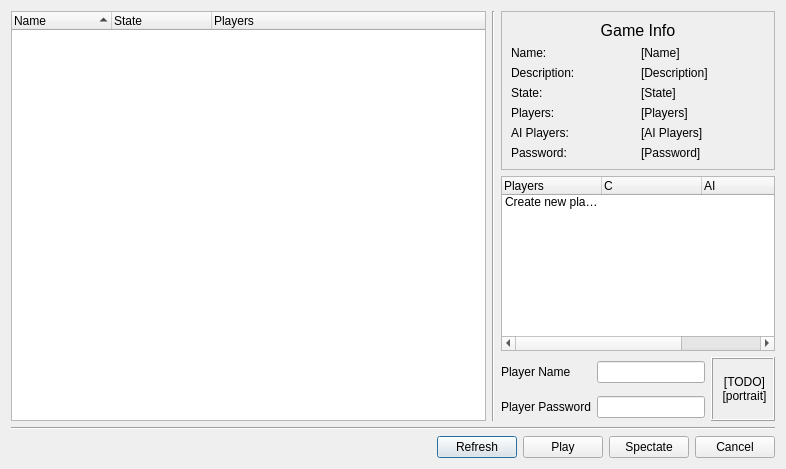
<ui version="4.0" >
 <class>JoinGameDialog</class>
 <widget class="QDialog" name="JoinGameDialog" >
  <property name="geometry" >
   <rect>
    <x>0</x>
    <y>0</y>
    <width>786</width>
    <height>469</height>
   </rect>
  </property>
  <property name="sizePolicy" >
   <sizepolicy vsizetype="Fixed" hsizetype="Fixed" >
    <horstretch>0</horstretch>
    <verstretch>0</verstretch>
   </sizepolicy>
  </property>
  <property name="windowTitle" >
   <string>Join Game</string>
  </property>
  <layout class="QVBoxLayout" name="verticalLayout_2" >
   <item>
    <layout class="QHBoxLayout" name="horizontalLayout_2" >
     <item>
      <widget class="QTreeWidget" name="gameListView" >
       <property name="focusPolicy" >
        <enum>Qt::NoFocus</enum>
       </property>
       <property name="autoScroll" >
        <bool>true</bool>
       </property>
       <property name="alternatingRowColors" >
        <bool>true</bool>
       </property>
       <property name="indentation" >
        <number>15</number>
       </property>
       <property name="rootIsDecorated" >
        <bool>false</bool>
       </property>
       <property name="itemsExpandable" >
        <bool>false</bool>
       </property>
       <property name="sortingEnabled" >
        <bool>true</bool>
       </property>
       <property name="animated" >
        <bool>true</bool>
       </property>
       <property name="allColumnsShowFocus" >
        <bool>false</bool>
       </property>
       <column>
        <property name="text" >
         <string>Name</string>
        </property>
       </column>
       <column>
        <property name="text" >
         <string>State</string>
        </property>
       </column>
       <column>
        <property name="text" >
         <string>Players</string>
        </property>
       </column>
       <column>
        <property name="text" >
         <string/>
        </property>
       </column>
      </widget>
     </item>
     <item>
      <widget class="Line" name="line_2" >
       <property name="orientation" >
        <enum>Qt::Vertical</enum>
       </property>
      </widget>
     </item>
     <item>
      <layout class="QVBoxLayout" name="verticalLayout" >
       <item>
        <widget class="QFrame" name="frame" >
         <property name="frameShape" >
          <enum>QFrame::StyledPanel</enum>
         </property>
         <property name="frameShadow" >
          <enum>QFrame::Raised</enum>
         </property>
         <layout class="QGridLayout" name="gridLayout_2" >
          <item row="0" column="0" colspan="2" >
           <widget class="QLabel" name="label_12" >
            <property name="font" >
             <font>
              <pointsize>12</pointsize>
             </font>
            </property>
            <property name="text" >
             <string>Game Info</string>
            </property>
            <property name="alignment" >
             <set>Qt::AlignCenter</set>
            </property>
           </widget>
          </item>
          <item row="1" column="0" >
           <widget class="QLabel" name="label_13" >
            <property name="text" >
             <string>Name:</string>
            </property>
           </widget>
          </item>
          <item row="1" column="1" >
           <widget class="QLabel" name="labelName" >
            <property name="text" >
             <string>[Name]</string>
            </property>
           </widget>
          </item>
          <item row="2" column="0" >
           <widget class="QLabel" name="label_14" >
            <property name="text" >
             <string>Description:</string>
            </property>
           </widget>
          </item>
          <item row="2" column="1" >
           <widget class="QLabel" name="labelDescription" >
            <property name="text" >
             <string>[Description]</string>
            </property>
           </widget>
          </item>
          <item row="3" column="0" >
           <widget class="QLabel" name="label_15" >
            <property name="text" >
             <string>State:</string>
            </property>
           </widget>
          </item>
          <item row="3" column="1" >
           <widget class="QLabel" name="labelState" >
            <property name="text" >
             <string>[State]</string>
            </property>
           </widget>
          </item>
          <item row="4" column="0" >
           <widget class="QLabel" name="label_16" >
            <property name="text" >
             <string>Players:</string>
            </property>
           </widget>
          </item>
          <item row="4" column="1" >
           <widget class="QLabel" name="labelPlayers" >
            <property name="text" >
             <string>[Players]</string>
            </property>
           </widget>
          </item>
          <item row="5" column="0" >
           <widget class="QLabel" name="label_18" >
            <property name="text" >
             <string>AI Players:</string>
            </property>
           </widget>
          </item>
          <item row="5" column="1" >
           <widget class="QLabel" name="labelAIPlayers" >
            <property name="text" >
             <string>[AI Players]</string>
            </property>
           </widget>
          </item>
          <item row="6" column="0" >
           <widget class="QLabel" name="label_17" >
            <property name="text" >
             <string>Password:</string>
            </property>
           </widget>
          </item>
          <item row="6" column="1" >
           <widget class="QLabel" name="labelPassword" >
            <property name="text" >
             <string>[Password]</string>
            </property>
           </widget>
          </item>
         </layout>
        </widget>
       </item>
       <item>
        <widget class="QTreeWidget" name="playerListView" >
         <property name="sizePolicy" >
          <sizepolicy vsizetype="Expanding" hsizetype="Preferred" >
           <horstretch>0</horstretch>
           <verstretch>0</verstretch>
          </sizepolicy>
         </property>
         <property name="focusPolicy" >
          <enum>Qt::NoFocus</enum>
         </property>
         <property name="editTriggers" >
          <set>QAbstractItemView::EditKeyPressed</set>
         </property>
         <property name="alternatingRowColors" >
          <bool>true</bool>
         </property>
         <property name="selectionMode" >
          <enum>QAbstractItemView::NoSelection</enum>
         </property>
         <property name="indentation" >
          <number>15</number>
         </property>
         <property name="rootIsDecorated" >
          <bool>false</bool>
         </property>
         <property name="uniformRowHeights" >
          <bool>true</bool>
         </property>
         <property name="itemsExpandable" >
          <bool>false</bool>
         </property>
         <property name="sortingEnabled" >
          <bool>false</bool>
         </property>
         <property name="animated" >
          <bool>false</bool>
         </property>
         <property name="allColumnsShowFocus" >
          <bool>false</bool>
         </property>
         <property name="headerHidden" >
          <bool>false</bool>
         </property>
         <property name="expandsOnDoubleClick" >
          <bool>true</bool>
         </property>
         <column>
          <property name="text" >
           <string>Players</string>
          </property>
         </column>
         <column>
          <property name="text" >
           <string>C</string>
          </property>
         </column>
         <column>
          <property name="text" >
           <string>AI</string>
          </property>
         </column>
         <column>
          <property name="text" >
           <string>+</string>
          </property>
         </column>
         <item>
          <property name="text" >
           <string>Create new player</string>
          </property>
          <property name="text" >
           <string/>
          </property>
          <property name="text" >
           <string/>
          </property>
          <property name="text" >
           <string/>
          </property>
         </item>
        </widget>
       </item>
       <item>
        <layout class="QGridLayout" name="gridLayout" >
         <item row="0" column="0" >
          <widget class="QLabel" name="label_7" >
           <property name="sizePolicy" >
            <sizepolicy vsizetype="Preferred" hsizetype="Preferred" >
             <horstretch>0</horstretch>
             <verstretch>0</verstretch>
            </sizepolicy>
           </property>
           <property name="text" >
            <string>Player Name</string>
           </property>
           <property name="buddy" >
            <cstring>lineEditPlayerName</cstring>
           </property>
          </widget>
         </item>
         <item row="0" column="1" >
          <widget class="QLineEdit" name="lineEditPlayerName" >
           <property name="sizePolicy" >
            <sizepolicy vsizetype="Fixed" hsizetype="Preferred" >
             <horstretch>0</horstretch>
             <verstretch>0</verstretch>
            </sizepolicy>
           </property>
          </widget>
         </item>
         <item rowspan="2" row="0" column="2" >
          <widget class="QLabel" name="label_10" >
           <property name="minimumSize" >
            <size>
             <width>64</width>
             <height>64</height>
            </size>
           </property>
           <property name="maximumSize" >
            <size>
             <width>64</width>
             <height>64</height>
            </size>
           </property>
           <property name="frameShape" >
            <enum>QFrame::Box</enum>
           </property>
           <property name="frameShadow" >
            <enum>QFrame::Raised</enum>
           </property>
           <property name="text" >
            <string>&lt;!DOCTYPE HTML PUBLIC "-//W3C//DTD HTML 4.0//EN" "http://www.w3.org/TR/REC-html40/strict.dtd">
&lt;html>&lt;head>&lt;meta name="qrichtext" content="1" />&lt;style type="text/css">
p, li { white-space: pre-wrap; }
&lt;/style>&lt;/head>&lt;body style=" font-family:'DejaVu Sans'; font-size:9pt; font-weight:400; font-style:normal;">
&lt;p align="center" style=" margin-top:0px; margin-bottom:0px; margin-left:0px; margin-right:0px; -qt-block-indent:0; text-indent:0px;">[TODO]&lt;br />[portrait]&lt;/p>&lt;/body>&lt;/html></string>
           </property>
          </widget>
         </item>
         <item row="1" column="0" >
          <widget class="QLabel" name="label_9" >
           <property name="toolTip" >
            <string>You can set your password here. This password will be required to reconnect to your player in case of disconnection.</string>
           </property>
           <property name="text" >
            <string>Player Password</string>
           </property>
           <property name="buddy" >
            <cstring>lineEditPlayerPassword</cstring>
           </property>
          </widget>
         </item>
         <item row="1" column="1" >
          <widget class="QLineEdit" name="lineEditPlayerPassword" >
           <property name="sizePolicy" >
            <sizepolicy vsizetype="Fixed" hsizetype="Preferred" >
             <horstretch>0</horstretch>
             <verstretch>0</verstretch>
            </sizepolicy>
           </property>
          </widget>
         </item>
        </layout>
       </item>
      </layout>
     </item>
    </layout>
   </item>
   <item>
    <widget class="Line" name="line" >
     <property name="orientation" >
      <enum>Qt::Horizontal</enum>
     </property>
    </widget>
   </item>
   <item>
    <layout class="QHBoxLayout" name="horizontalLayout" >
     <item>
      <spacer name="horizontalSpacer" >
       <property name="orientation" >
        <enum>Qt::Horizontal</enum>
       </property>
       <property name="sizeHint" stdset="0" >
        <size>
         <width>40</width>
         <height>20</height>
        </size>
       </property>
      </spacer>
     </item>
     <item>
      <widget class="QPushButton" name="pushButtonRefresh" >
       <property name="text" >
        <string>Refresh</string>
       </property>
      </widget>
     </item>
     <item>
      <widget class="QPushButton" name="pushButtonPlay" >
       <property name="text" >
        <string>Play</string>
       </property>
      </widget>
     </item>
     <item>
      <widget class="QPushButton" name="pushButtonSpectate" >
       <property name="text" >
        <string>Spectate</string>
       </property>
      </widget>
     </item>
     <item>
      <widget class="QPushButton" name="pushButtonCancel" >
       <property name="text" >
        <string>Cancel</string>
       </property>
      </widget>
     </item>
    </layout>
   </item>
  </layout>
 </widget>
 <resources/>
 <connections>
  <connection>
   <sender>pushButtonCancel</sender>
   <signal>clicked()</signal>
   <receiver>JoinGameDialog</receiver>
   <slot>close()</slot>
   <hints>
    <hint type="sourcelabel" >
     <x>666</x>
     <y>271</y>
    </hint>
    <hint type="destinationlabel" >
     <x>356</x>
     <y>145</y>
    </hint>
   </hints>
  </connection>
 </connections>
</ui>
